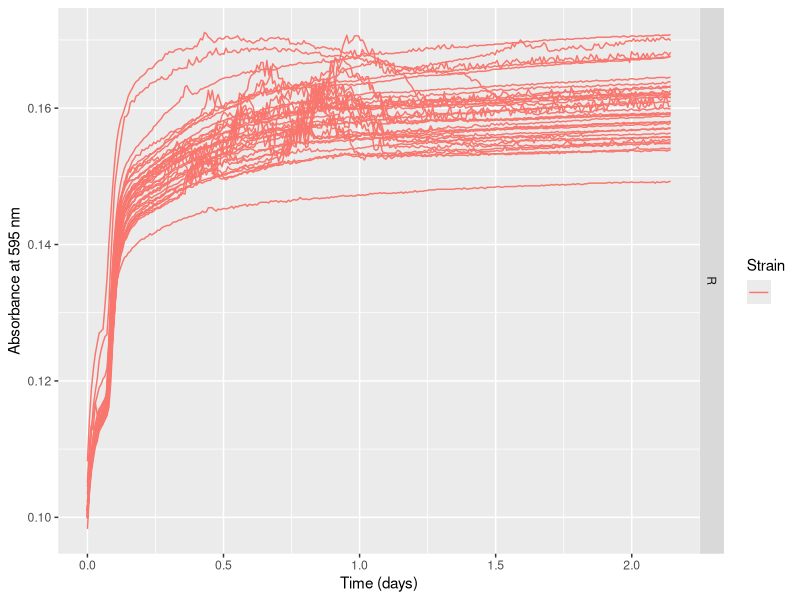
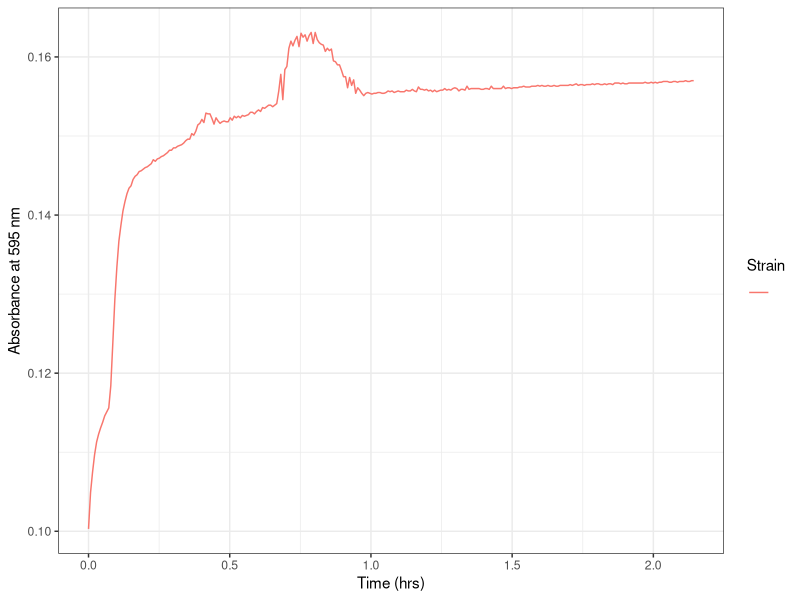
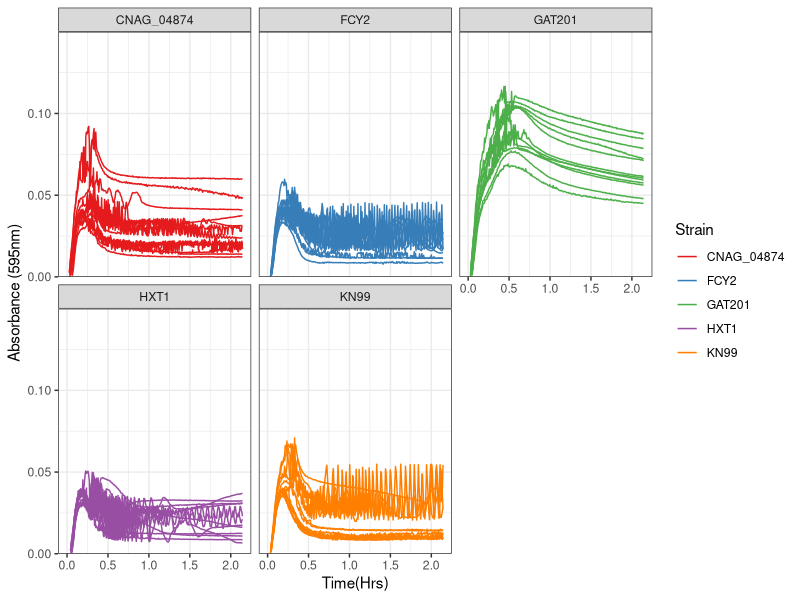
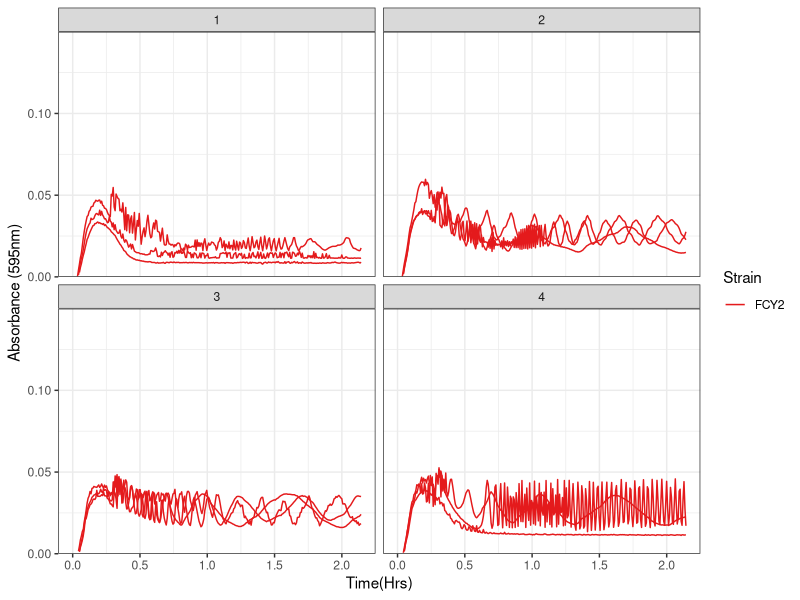
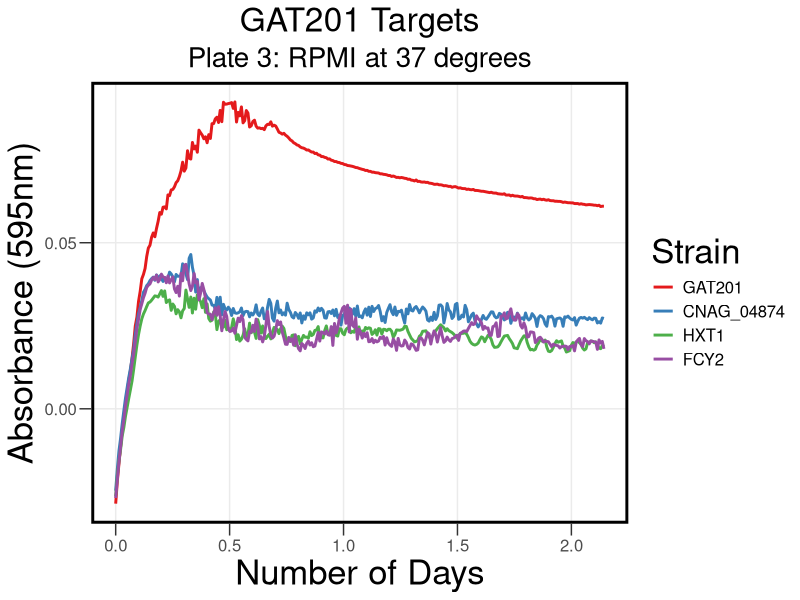
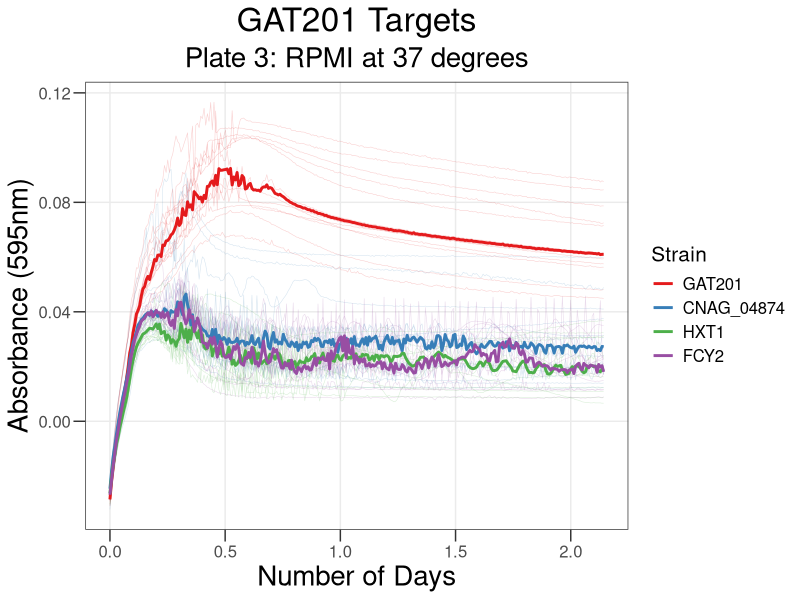
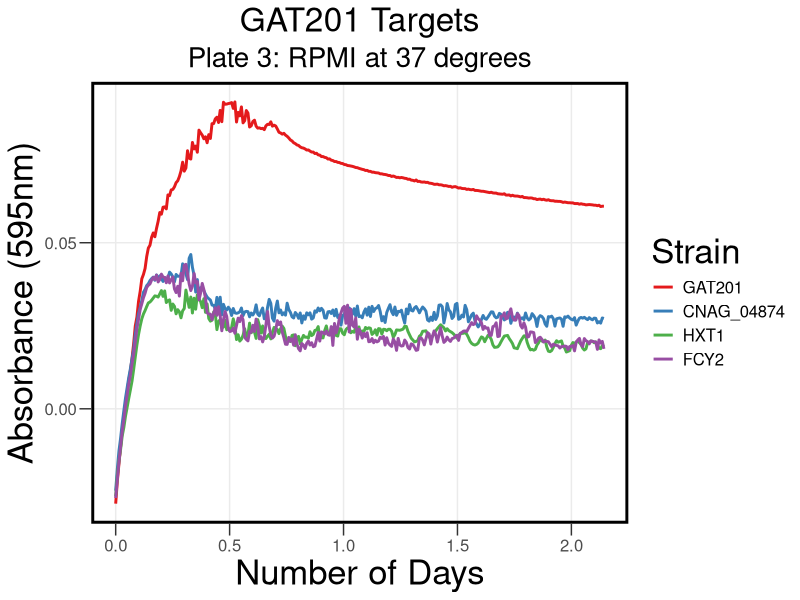
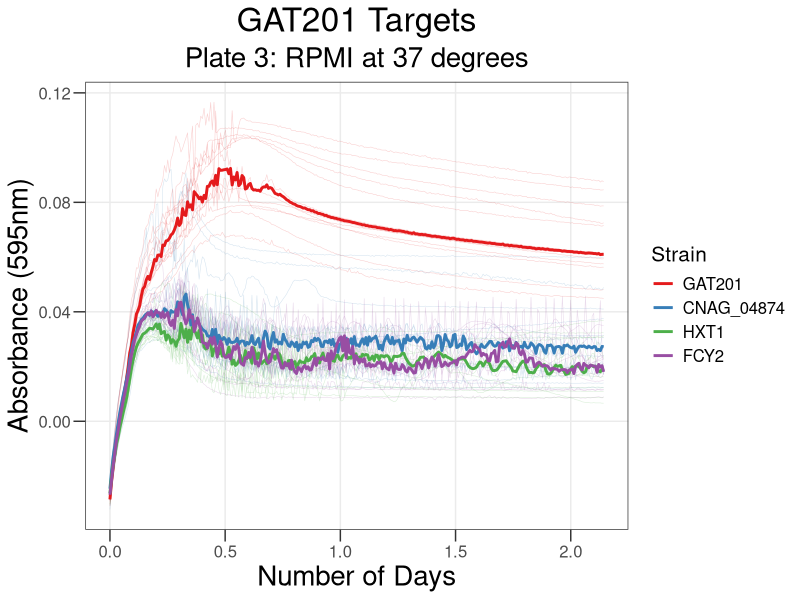

Generate these figures, in order, with R:
## ---- chunk 1
knitr::opts_chunk$set(echo = TRUE , warning=FALSE, message=FALSE)
## ---- chunk 2

library("reshape2")
library(dplyr)
library(ggplot2)
library(tidyverse)
library(rmarkdown)
library(cowplot)
library(yaml)
library(knitr)
## ---- chunk 3

rawdata <- read.csv("../Input/20230321_RPMI_Gat201Targets_Plate3_csv.csv")

## ---- chunk 4

 rawdata_day<-mutate(rawdata, Time = Time/86400)

## ---- chunk 5

reshaped <- melt(rawdata_day, id=c("Time", "Temp"), 
                              variable.name="Well",
                              value.name="OD595")

summary(reshaped)
## ---- chunk 6

platemap <- read.csv("../Input/20230321_RPMI_Gat201Targets_Plate3_setup.csv")
head(platemap, n=50)


## ---- chunk 7

annotated <- inner_join(reshaped, platemap, by="Well")
 
## ---- chunk 8

ggplot(data=filter(annotated,Strain==""),
           aes(x=Time, y=OD595, color=Strain, group = Well)) + 
       geom_line() + 
       facet_grid(Media ~ .) +
       labs(x="Time (days)", y="Absorbance at 595 nm")
## ---- chunk 9

ggplot(data=filter(annotated,Well=="H11"), 
       aes(x=Time, y=OD595, color=Strain, group = Well)) + 
 
       geom_line() + 
     theme_bw()+
     labs(x="Time (hrs)", y="Absorbance at 595 nm")

## ---- chunk 10

blank_OD_summary <- annotated %>%
  filter(Strain=="") %>%
  
    group_by(Media) %>%
  summarise(OD_median=median(OD595),
            OD_mean=mean(OD595),
            OD_max=max(OD595),
            OD_min=min(OD595))
print(blank_OD_summary)
## ---- chunk 11

normalisedOD <- annotated %>%
  left_join(blank_OD_summary, by="Media") %>%
  mutate(OD_corrected = OD595 - OD_median)

## ---- chunk 12

ggplot(data=normalisedOD %>%
                      filter(Strain != ""), 
                      aes(x=Time, y=OD_corrected, color=Strain, group = Well)) + 
       geom_line() + 
       scale_y_continuous(limits=c(0,0.15),expand=c(0,0))+
       facet_wrap(Strain ~ .)+
  
       labs(x = "Time(Hrs)",
            y = "Absorbance (595nm)") +
       theme(text = element_text(size = 20))+
       theme_bw()+
       scale_color_brewer(palette="Set1")
## ---- chunk 13

ggplot(data=normalisedOD %>%
                      filter(Strain == "FCY2"), 
                      aes(x=Time, y=OD_corrected, color=Strain, group = Well)) + 
       geom_line() + 
       scale_y_continuous(limits=c(0,0.15),expand=c(0,0))+
       facet_wrap(Biorep ~ .)+
  
       labs(x = "Time(Hrs)",
            y = "Absorbance (595nm)") +
       theme(text = element_text(size = 20))+
       theme_bw()+
       scale_color_brewer(palette="Set1")
## ---- chunk 14

ggplot(data=normalisedOD %>%
    dplyr::mutate(Strain = factor(Strain, levels = c("KN99 (WT)","GAT201","CNAG_04874","HXT1","FCY2")))%>%
                     filter(Strain != ""), 
                      aes(x=Time, y=OD_corrected, color=Strain)) + 
       #geom_line(aes(group = Well), size = 0.2, alpha = 0.2) + 
       stat_summary(fun = "median", geom = "line", size = 1) +
       #scale_y_continuous(limits=c(0,0.5),expand=c(0,0), breaks = c(0, 0.05, 0.1)) +
  
       labs(x = "Number of Days",
            y = "Absorbance (595nm)",
            title = "GAT201 Targets", subtitle = "Plate 3: RPMI at 37 degrees") +
           
       theme_bw() +
       theme(text = element_text(size = 15))+
       theme(axis.title = element_text(size = 25))+
       theme(axis.ticks.length = unit(0.3, "cm"))+
       theme(title = element_text(size = 20))+
       theme(panel.grid.minor = element_blank())+
       theme(legend.title = element_text(size = 25))+
      theme(legend.background = element_rect(fill = "transparent", color=NA))+
  theme(legend.key = element_rect(fill = "transparent", color=NA))+
       theme (plot.background =  element_rect(fill = "transparent", color=NA), 
         panel.background = element_rect(fill = "transparent", color=NA),)+
      theme(panel.border = element_rect(linetype = "solid", colour = "black", size = 2))+
   theme(plot.title = element_text(hjust = 0.5), plot.subtitle = element_text(hjust = 0.5) )+
       scale_color_brewer(palette="Set1")
       
## ---- chunk 15

ggsave("../Results/AllSummaryPR3.png",width = 6.6,height=5)
## ---- chunk 16

ggplot(data=normalisedOD %>%
    dplyr::mutate(Strain = factor(Strain, levels = c("KN99 (WT)","GAT201","CNAG_04874","HXT1","FCY2")))%>%
                     filter(Strain != ""), 
                      aes(x=Time, y=OD_corrected, color=Strain)) + 
       geom_line(aes(group = Well), size = 0.2, alpha = 0.2) + 
       stat_summary(fun = "median", geom = "line", size = 1) +
       #scale_y_continuous(limits=c(0,0.5),expand=c(0,0), breaks = c(0, 0.05, 0.1)) +
   
       labs(x = "Number of Days",
            y = "Absorbance (595nm)",
            title = "GAT201 Targets", subtitle = "Plate 3: RPMI at 37 degrees") +
 
       theme_bw() +
       theme(text = element_text(size = 15))+
       theme(axis.title = element_text(size = 20)) +
  theme(axis.ticks.length = unit(0.3, "cm"))+
       theme(title = element_text(size = 20))+
    
       theme(legend.title = element_text(size = 15))+
  theme(panel.grid.minor = element_blank())+
   theme(plot.title = element_text(hjust = 0.5), plot.subtitle = element_text(hjust = 0.5) )+
  
       scale_color_brewer(palette="Set1")
## ---- chunk 17

ggsave("../Results/StatSummaryPlate3.png",width = 6.6,height=5)
